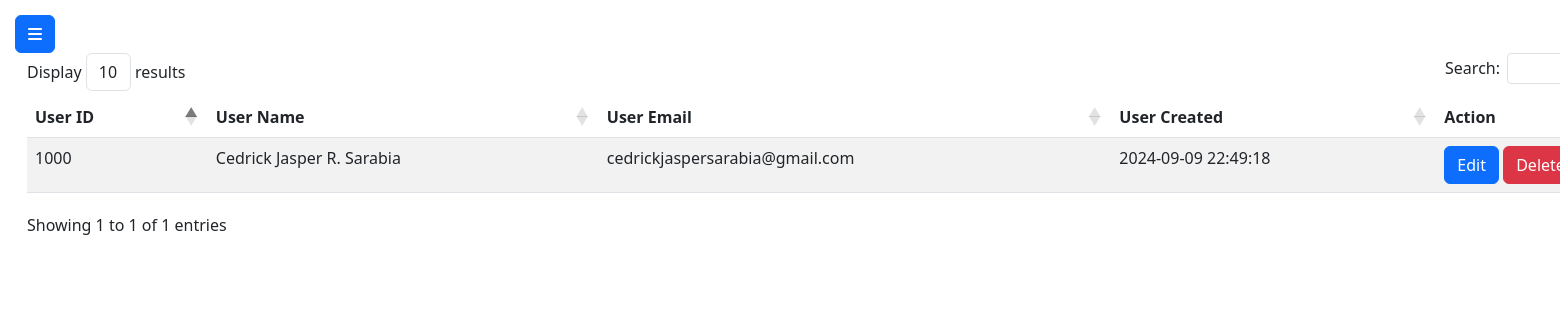
Page /admin/list_user.php on the earlier database version.
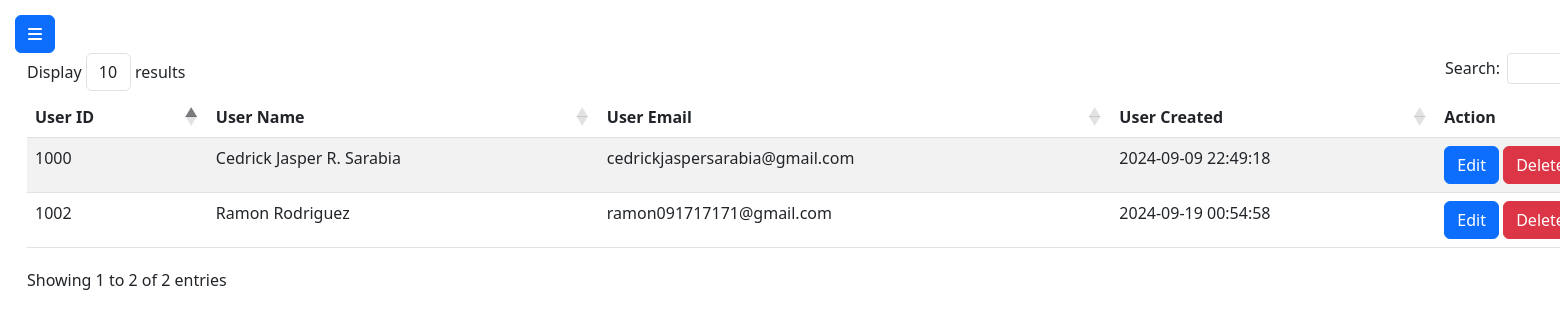
Same page on the later database version.
### tables this page shows
CREATE TABLE `user` (
  `user_id` int(11) NOT NULL,
  `user_name` varchar(255) NOT NULL,
  `user_email` varchar(255) NOT NULL,
  `user_password` varchar(255) NOT NULL,
  `user_created` timestamp NOT NULL DEFAULT current_timestamp() ON UPDATE current_timestamp()
);

### admin/list_user.php (the view, shortened to what this page needs)
<?php
include('../conn.php');
$sql = "SELECT * FROM user";
$result = mysqli_query($conn, $sql);
?>
<!DOCTYPE html>
<html lang="en">
<head>
    <link rel="stylesheet" href="https://cdn.jsdelivr.net/npm/bootstrap@5.3.0-alpha1/dist/css/bootstrap.min.css">
    <link rel="stylesheet" href="./css/style2.css">
    <link rel="stylesheet" href="https://cdnjs.cloudflare.com/ajax/libs/twitter-bootstrap/5.3.0/css/bootstrap.min.css">
    <link rel='stylesheet' href='https://cdn.datatables.net/1.13.5/css/dataTables.bootstrap5.min.css'>
</head>
<body>
    <div class="d-flex">
        <div id="page-content-wrapper">
            <button class="btn btn-primary" id="menu-toggle"><i class="fa-solid fa-bars"></i></button>
            <div class="container-fluid">
                <div style="display:flex; justify-content:center;">
                    <div>
                        <div style="width:1700px;">
                            <table id="example" class="table table-striped">
                                <thead>
                                    <tr>
                                        <th>User ID</th>
                                        <th>User Name</th>
                                        <th>User Email</th>
                                        <th>User Created</th>
                                        <th>Action</th>
                                    </tr>
                                </thead>
                                <tbody>
                                    <?php while($row = mysqli_fetch_assoc($result)) { ?>
                                    <tr>
                                        <td><?php echo $row['user_id'];?></td>
                                        <td><?php echo $row['user_name'];?></td>
                                        <td><?php echo $row['user_email'];?></td>
                                        <td><?php echo $row['user_created'];?></td>
                                        <td>
                                            <button class="edit btn btn-primary" data-id="<?php echo $row['user_id'];?>" data-name="<?php echo $row['user_name'];?>" data-email="<?php echo $row['user_email'];?>" data-bs-toggle="modal" data-bs-target="#editModal">Edit</button>
                                            <a href="delete_user.php?id=<?php echo $row['user_id'];?>" style="text-decoration:none; color:white;"><button class="del btn btn-danger">Delete</button></a>
                                        </td>
                                    </tr>
                                    <?php } ?>
                                </tbody>
                            </table>
                        </div>
                    </div>
                </div>
            </div>
        </div>
    </div>
</body>
</html>

Differences in the rows shown:
added user: user_id "1002", user_name "Ramon Rodriguez", user_email "ramon091717171@gmail.com", user_created "2024-09-19 00:54:58"
Other differences:
text written by a page script: "Display results Search: Showing 1 to 1 of 1 entries" → "Display results Search: Showing 1 to 2 of 2 entries"
